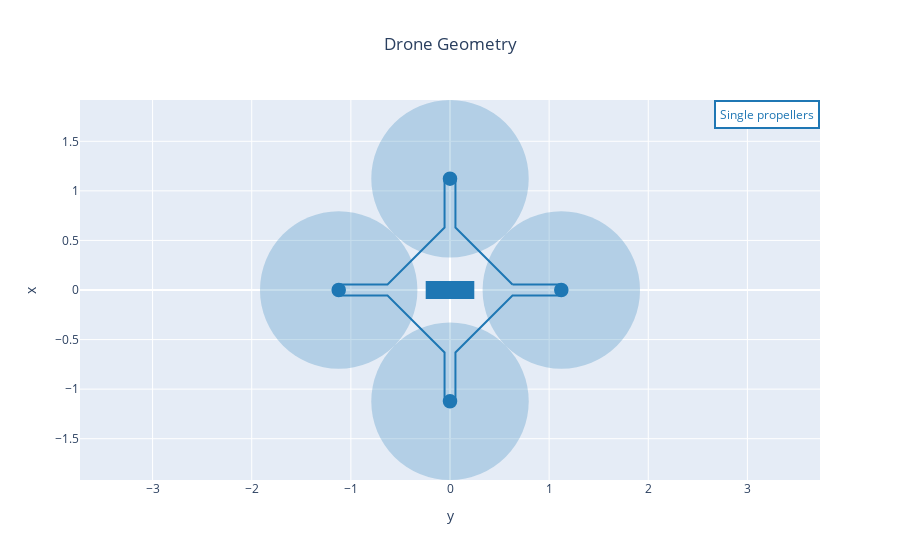

This figure's notebook cell:
### Code cell
fig = drone_geometry_plot(OUTPUT_FILE, name='Drone MDO')
fig.show()

### Figure 1 — Plotly figure (JSON) as saved in the notebook; plotly's stock layout.template omitted (floating-point values rounded to 4 significant figures)
{"data": [{"line": {"color": "rgb(31, 119, 180)"}, "mode": "lines", "name": "Drone MDO", "type": "scatter", "uid": "3cc62438-6ba4-4b33-b2c0-acbdac7413eb", "x": [0.6301, 1.123, 1.123, 0.6301, 0.05484, 0.05484, -0.05484, -0.05484, -0.6301, -1.123, -1.123, -0.6301, -0.05484, -0.05484, 0.05484, 0.05484, 0.6301], "y": [0.05484, 0.05484, -0.05484, -0.05484, -0.6301, -1.123, -1.123, -0.6301, -0.05484, -0.05484, 0.05484, 0.05484, 0.6301, 1.123, 1.123, 0.6301, 0.05484]}], "layout": {"annotations": [{"align": "center", "bgcolor": "white", "bordercolor": "rgb(31, 119, 180)", "borderpad": 4, "borderwidth": 2, "font": {"color": "rgb(31, 119, 180)"}, "showarrow": false, "text": "Single propellers", "x": 1, "xanchor": "right", "xref": "paper", "xshift": 0, "y": 1, "yanchor": "top", "yref": "paper", "yshift": 0}], "autosize": true, "shapes": [{"fillcolor": "rgb(31, 119, 180)", "line": {"color": "rgb(31, 119, 180)", "width": 3}, "type": "rect", "x0": -0.2299, "x1": 0.2299, "xref": "x", "y0": -0.07664, "y1": 0.07664, "yref": "y"}, {"fillcolor": "rgb(31, 119, 180)", "line": {"color": "rgb(31, 119, 180)", "width": 3}, "type": "circle", "x0": 1.065, "x1": 1.181, "xref": "x", "y0": -0.05806, "y1": 0.05806, "yref": "y"}, {"fillcolor": "rgb(31, 119, 180)", "line": {"color": "rgb(31, 119, 180)", "width": 0}, "opacity": 0.25, "type": "circle", "x0": 0.3288, "x1": 1.917, "xref": "x", "y0": -0.7939, "y1": 0.7939, "yref": "y"}, {"fillcolor": "rgb(31, 119, 180)", "line": {"color": "rgb(31, 119, 180)", "width": 3}, "type": "circle", "x0": -0.05806, "x1": 0.05806, "xref": "x", "y0": -1.181, "y1": -1.065, "yref": "y"}, {"fillcolor": "rgb(31, 119, 180)", "line": {"color": "rgb(31, 119, 180)", "width": 0}, "opacity": 0.25, "type": "circle", "x0": -0.7939, "x1": 0.7939, "xref": "x", "y0": -1.917, "y1": -0.3288, "yref": "y"}, {"fillcolor": "rgb(31, 119, 180)", "line": {"color": "rgb(31, 119, 180)", "width": 3}, "type": "circle", "x0": -1.181, "x1": -1.065, "xref": "x", "y0": -0.05806, "y1": 0.05806, "yref": "y"}, {"fillcolor": "rgb(31, 119, 180)", "line": {"color": "rgb(31, 119, 180)", "width": 0}, "opacity": 0.25, "type": "circle", "x0": -1.917, "x1": -0.3288, "xref": "x", "y0": -0.7939, "y1": 0.7939, "yref": "y"}, {"fillcolor": "rgb(31, 119, 180)", "line": {"color": "rgb(31, 119, 180)", "width": 3}, "type": "circle", "x0": -0.05806, "x1": 0.05806, "xref": "x", "y0": 1.065, "y1": 1.181, "yref": "y"}, {"fillcolor": "rgb(31, 119, 180)", "line": {"color": "rgb(31, 119, 180)", "width": 0}, "opacity": 0.25, "type": "circle", "x0": -0.7939, "x1": 0.7939, "xref": "x", "y0": 0.3288, "y1": 1.917, "yref": "y"}], "title": {"text": "Drone Geometry", "x": 0.5}, "xaxis": {"autorange": true, "domain": [0, 1], "range": [-12.39, 12.39], "title": {"text": "y"}, "type": "linear"}, "yaxis": {"autorange": true, "domain": [0, 1], "range": [-1.917, 1.917], "scaleanchor": "x", "scaleratio": 1, "title": {"text": "x"}, "type": "linear"}}}
